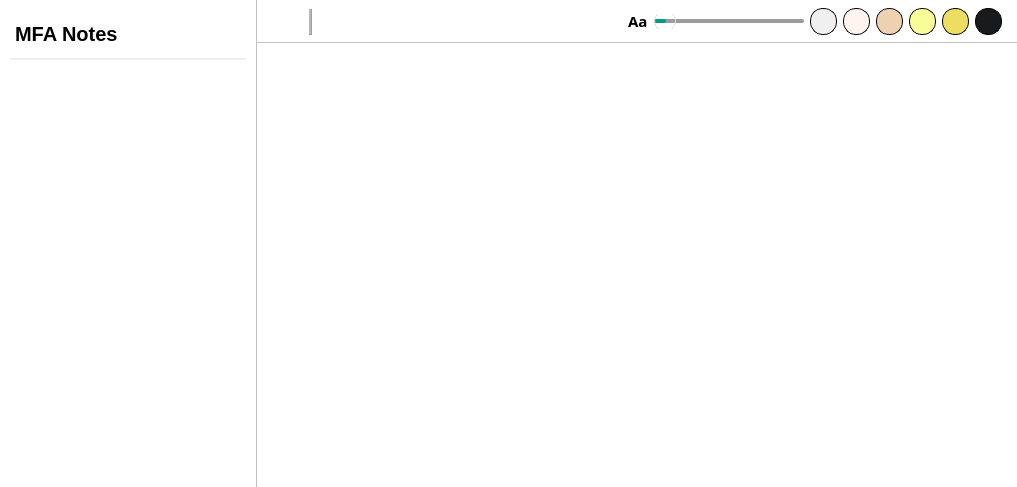
<?xml version="1.0" encoding="UTF-8"?>
<ui version="4.0">
 <class>Form</class>
 <widget class="QWidget" name="Form">
  <property name="geometry">
   <rect>
    <x>0</x>
    <y>0</y>
    <width>1017</width>
    <height>487</height>
   </rect>
  </property>
  <property name="windowTitle">
   <string>Form</string>
  </property>
  <property name="layoutDirection">
   <enum>Qt::LeftToRight</enum>
  </property>
  <property name="styleSheet">
   <string notr="true">#menu {
	background-color: white;
}

#section_title {
	font-size: 15pt;
	font-weight: bold;
	margin: 20px 10px 0px 10px;
	padding-bottom: 10px;
	border: none;
	border-bottom: 2px solid #eeeff3;
}

 QListWidget::item:selected {
	background: #e6e6e6;
}

#horizontalWidget {
	background-color: white;
	border-left: 1px solid silver;
	border-bottom: 1px solid silver;
}

#horizontalWidget QPushButton {
	border: none;
	border-radius: 10%;
	padding: 5px;
}

#horizontalWidget QPushButton:hover {
	background-color: #ecedf1;
}

#note_container {
	border-left: 1px solid silver;
}

#theme_container QLabel {
	min-width: 25px;
	min-height: 25px;
	border-radius: 13px;
	border: 1px solid #000;
}

QSlider::groove:horizontal {
    height: 4px;
    background-color: rgba(0, 0, 0, 100);
    border-radius: 2px;
}

QSlider::sub-page:horizontal {
    background: #049c84;
    height: 4px;
    border-radius: 2px;
}

QSlider::handle:horizontal {
    border: 1px solid rgb(222, 222, 222);
    width: 20px;
    min-height: 24px;
    margin: -9px 0;
    border-radius: 11px;
    background-color: qradialgradient(spread:pad, cx:0.5, cy:0.5, radius:0.5, fx:0.5, fy:0.5,
        stop:0 #049c84,
        stop:0.48 #049c84,
        stop:0.55 rgb(255, 255, 255),
        stop:1 rgb(255, 255, 255));
}

QSlider::handle:horizontal:hover {
    background-color: qradialgradient(spread:pad, cx:0.5, cy:0.5, radius:0.5, fx:0.5, fy:0.5,
        stop:0 #049c84,
        stop:0.55 #049c84,
        stop:0.65 rgb(255, 255, 255),
        stop:1 rgb(255, 255, 255));
}

QSlider::handle:horizontal:pressed {
    background-color: qradialgradient(spread:pad, cx:0.5, cy:0.5, radius:0.5, fx:0.5, fy:0.5,
        stop:0 #049c84,
        stop:0.4 #049c84,
        stop:0.5 rgb(255, 255, 255),
        stop:1 rgb(255, 255, 255));
}

QSlider::groove:horizontal:disabled {
    background-color: rgba(0, 0, 0, 75);
}

QSlider::handle:horizontal:disabled {
    background-color: #808080;
    border: 5px solid #cccccc;
}</string>
  </property>
  <layout class="QHBoxLayout" name="horizontalLayout">
   <property name="spacing">
    <number>0</number>
   </property>
   <property name="leftMargin">
    <number>0</number>
   </property>
   <property name="topMargin">
    <number>0</number>
   </property>
   <property name="rightMargin">
    <number>0</number>
   </property>
   <property name="bottomMargin">
    <number>0</number>
   </property>
   <item>
    <widget class="SlidePanel" name="menu" native="true">
     <layout class="QVBoxLayout" name="verticalLayout">
      <property name="spacing">
       <number>7</number>
      </property>
      <property name="leftMargin">
       <number>0</number>
      </property>
      <property name="topMargin">
       <number>0</number>
      </property>
      <property name="rightMargin">
       <number>0</number>
      </property>
      <property name="bottomMargin">
       <number>0</number>
      </property>
      <item>
       <widget class="QLabel" name="section_title">
        <property name="minimumSize">
         <size>
          <width>0</width>
          <height>60</height>
         </size>
        </property>
        <property name="frameShape">
         <enum>QFrame::NoFrame</enum>
        </property>
        <property name="text">
         <string>MFA Notes</string>
        </property>
       </widget>
      </item>
      <item>
       <widget class="QListWidget" name="listWidget">
        <property name="sizePolicy">
         <sizepolicy hsizetype="Maximum" vsizetype="Expanding">
          <horstretch>0</horstretch>
          <verstretch>0</verstretch>
         </sizepolicy>
        </property>
        <property name="maximumSize">
         <size>
          <width>300</width>
          <height>16777215</height>
         </size>
        </property>
        <property name="cursor" stdset="0">
         <cursorShape>ArrowCursor</cursorShape>
        </property>
        <property name="focusPolicy">
         <enum>Qt::NoFocus</enum>
        </property>
        <property name="frameShape">
         <enum>QFrame::NoFrame</enum>
        </property>
       </widget>
      </item>
     </layout>
    </widget>
   </item>
   <item>
    <layout class="QVBoxLayout" name="note_content_layout">
     <property name="spacing">
      <number>0</number>
     </property>
     <item>
      <widget class="QWidget" name="horizontalWidget" native="true">
       <property name="styleSheet">
        <string notr="true"/>
       </property>
       <layout class="QHBoxLayout" name="horizontalLayout_3">
        <property name="leftMargin">
         <number>15</number>
        </property>
        <property name="topMargin">
         <number>8</number>
        </property>
        <property name="rightMargin">
         <number>15</number>
        </property>
        <property name="bottomMargin">
         <number>8</number>
        </property>
        <item alignment="Qt::AlignLeft">
         <widget class="QPushButton" name="expand_btn">
          <property name="sizePolicy">
           <sizepolicy hsizetype="Minimum" vsizetype="Fixed">
            <horstretch>0</horstretch>
            <verstretch>0</verstretch>
           </sizepolicy>
          </property>
          <property name="maximumSize">
           <size>
            <width>32</width>
            <height>32</height>
           </size>
          </property>
          <property name="cursor">
           <cursorShape>PointingHandCursor</cursorShape>
          </property>
          <property name="toolTip">
           <string>Expand Page</string>
          </property>
          <property name="text">
           <string/>
          </property>
          <property name="icon">
           <iconset>
            <normaloff>../resources/icons/expand-arrow.svg</normaloff>../resources/icons/expand-arrow.svg</iconset>
          </property>
          <property name="iconSize">
           <size>
            <width>18</width>
            <height>18</height>
           </size>
          </property>
         </widget>
        </item>
        <item>
         <widget class="Line" name="line">
          <property name="frameShadow">
           <enum>QFrame::Raised</enum>
          </property>
          <property name="lineWidth">
           <number>1</number>
          </property>
          <property name="midLineWidth">
           <number>2</number>
          </property>
          <property name="orientation">
           <enum>Qt::Vertical</enum>
          </property>
         </widget>
        </item>
        <item alignment="Qt::AlignLeft">
         <widget class="QPushButton" name="up_page_btn">
          <property name="maximumSize">
           <size>
            <width>32</width>
            <height>32</height>
           </size>
          </property>
          <property name="cursor">
           <cursorShape>PointingHandCursor</cursorShape>
          </property>
          <property name="toolTip">
           <string>Previous Page</string>
          </property>
          <property name="text">
           <string/>
          </property>
          <property name="icon">
           <iconset>
            <normaloff>../resources/icons/chevron-up-light.svg</normaloff>../resources/icons/chevron-up-light.svg</iconset>
          </property>
          <property name="iconSize">
           <size>
            <width>28</width>
            <height>28</height>
           </size>
          </property>
         </widget>
        </item>
        <item>
         <widget class="QPushButton" name="down_page_btn">
          <property name="maximumSize">
           <size>
            <width>32</width>
            <height>32</height>
           </size>
          </property>
          <property name="cursor">
           <cursorShape>PointingHandCursor</cursorShape>
          </property>
          <property name="toolTip">
           <string>Next Page</string>
          </property>
          <property name="text">
           <string/>
          </property>
          <property name="icon">
           <iconset>
            <normaloff>../resources/icons/chevron-down.svg</normaloff>../resources/icons/chevron-down.svg</iconset>
          </property>
          <property name="iconSize">
           <size>
            <width>28</width>
            <height>28</height>
           </size>
          </property>
         </widget>
        </item>
        <item>
         <spacer name="horizontalSpacer">
          <property name="orientation">
           <enum>Qt::Horizontal</enum>
          </property>
          <property name="sizeHint" stdset="0">
           <size>
            <width>40</width>
            <height>20</height>
           </size>
          </property>
         </spacer>
        </item>
        <item alignment="Qt::AlignVCenter">
         <widget class="QLabel" name="label">
          <property name="font">
           <font>
            <family>Segoe UI Black</family>
            <pointsize>11</pointsize>
            <weight>75</weight>
            <bold>true</bold>
           </font>
          </property>
          <property name="styleSheet">
           <string notr="true">font-family: Segoe UI Black;
font-weight: bold;
font-size: 11pt;</string>
          </property>
          <property name="text">
           <string>Aa</string>
          </property>
         </widget>
        </item>
        <item>
         <widget class="QSlider" name="font_slider">
          <property name="sizePolicy">
           <sizepolicy hsizetype="Fixed" vsizetype="Fixed">
            <horstretch>0</horstretch>
            <verstretch>0</verstretch>
           </sizepolicy>
          </property>
          <property name="minimumSize">
           <size>
            <width>150</width>
            <height>0</height>
           </size>
          </property>
          <property name="minimum">
           <number>-1</number>
          </property>
          <property name="maximum">
           <number>16</number>
          </property>
          <property name="singleStep">
           <number>2</number>
          </property>
          <property name="value">
           <number>-1</number>
          </property>
          <property name="orientation">
           <enum>Qt::Horizontal</enum>
          </property>
         </widget>
        </item>
        <item>
         <widget class="QWidget" name="theme_container" native="true">
          <property name="sizePolicy">
           <sizepolicy hsizetype="Preferred" vsizetype="Maximum">
            <horstretch>0</horstretch>
            <verstretch>0</verstretch>
           </sizepolicy>
          </property>
          <layout class="QHBoxLayout" name="horizontalLayout_2">
           <property name="leftMargin">
            <number>0</number>
           </property>
           <property name="topMargin">
            <number>0</number>
           </property>
           <property name="rightMargin">
            <number>0</number>
           </property>
           <property name="bottomMargin">
            <number>0</number>
           </property>
           <item>
            <widget class="ClickableLabel" name="light_theme">
             <property name="cursor">
              <cursorShape>PointingHandCursor</cursorShape>
             </property>
             <property name="styleSheet">
              <string notr="true">background-color: #f0f0f0;</string>
             </property>
             <property name="text">
              <string/>
             </property>
            </widget>
           </item>
           <item>
            <widget class="ClickableLabel" name="light_peach_theme">
             <property name="cursor">
              <cursorShape>PointingHandCursor</cursorShape>
             </property>
             <property name="styleSheet">
              <string notr="true">background-color: #fff5ee;</string>
             </property>
             <property name="text">
              <string/>
             </property>
            </widget>
           </item>
           <item>
            <widget class="ClickableLabel" name="peach_theme">
             <property name="cursor">
              <cursorShape>PointingHandCursor</cursorShape>
             </property>
             <property name="styleSheet">
              <string notr="true">background-color: #edd1b0;</string>
             </property>
             <property name="text">
              <string/>
             </property>
            </widget>
           </item>
           <item>
            <widget class="ClickableLabel" name="yellow_theme">
             <property name="cursor">
              <cursorShape>PointingHandCursor</cursorShape>
             </property>
             <property name="styleSheet">
              <string notr="true">background-color: #f8fd98;</string>
             </property>
             <property name="text">
              <string/>
             </property>
            </widget>
           </item>
           <item>
            <widget class="ClickableLabel" name="orange_theme">
             <property name="cursor">
              <cursorShape>PointingHandCursor</cursorShape>
             </property>
             <property name="styleSheet">
              <string notr="true">background-color: #eddd63;</string>
             </property>
             <property name="text">
              <string/>
             </property>
            </widget>
           </item>
           <item>
            <widget class="ClickableLabel" name="dark_theme">
             <property name="cursor">
              <cursorShape>PointingHandCursor</cursorShape>
             </property>
             <property name="styleSheet">
              <string notr="true">background-color: #181a1b;</string>
             </property>
             <property name="text">
              <string/>
             </property>
            </widget>
           </item>
          </layout>
         </widget>
        </item>
       </layout>
      </widget>
     </item>
     <item>
      <widget class="QWidget" name="note_container" native="true">
       <property name="sizePolicy">
        <sizepolicy hsizetype="Preferred" vsizetype="Expanding">
         <horstretch>0</horstretch>
         <verstretch>0</verstretch>
        </sizepolicy>
       </property>
       <layout class="QVBoxLayout" name="verticalLayout_2">
        <property name="leftMargin">
         <number>1</number>
        </property>
        <property name="topMargin">
         <number>0</number>
        </property>
        <property name="rightMargin">
         <number>0</number>
        </property>
        <property name="bottomMargin">
         <number>0</number>
        </property>
        <item>
         <widget class="MarkdownViewer" name="note">
          <property name="frameShape">
           <enum>QFrame::NoFrame</enum>
          </property>
         </widget>
        </item>
       </layout>
      </widget>
     </item>
    </layout>
   </item>
  </layout>
 </widget>
 <customwidgets>
  <customwidget>
   <class>ClickableLabel</class>
   <extends>QLabel</extends>
   <header location="global">widgets/clickables.h</header>
  </customwidget>
  <customwidget>
   <class>SlidePanel</class>
   <extends>QWidget</extends>
   <header>widgets/slide_panel.h</header>
   <container>1</container>
  </customwidget>
  <customwidget>
   <class>MarkdownViewer</class>
   <extends>QTextBrowser</extends>
   <header>widgets/markdown_viewer.h</header>
  </customwidget>
 </customwidgets>
 <resources/>
 <connections/>
</ui>
